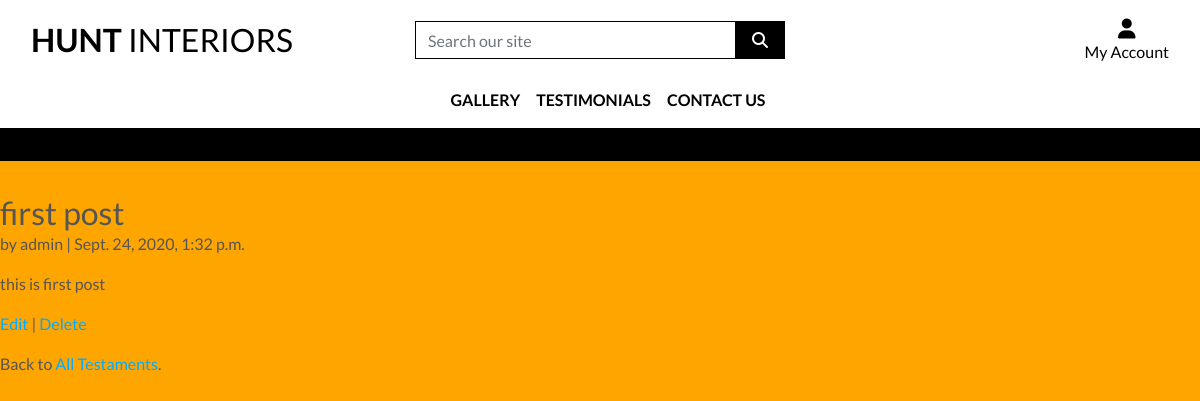
Page /testaments/1/ (signed in) on the committed database.
### testaments/models.py (models this page shows, shortened)
class Testament(models.Model):
    title = models.CharField(max_length=255)
    body = models.TextField()
    date = models.DateTimeField(auto_now_add=True)
    author = models.ForeignKey(get_user_model(), on_delete=models.CASCADE,)

### testaments/views.py (the view)
class TestamentDetailView(LoginRequiredMixin, DetailView):
    model = Testament
    template_name = 'testaments/testament_detail.html'
    login_url = 'login'

### testaments/templates/testaments/testament_detail.html (shortened to what this page needs)
<!DOCTYPE html>
{% extends 'base.html' %}
{% block page_header %}
    <div class="container header-container">
    </div>
{% endblock %}
{% block content %}
<div class="testament-entry">
<h2>{{ object.title }}</h2>
<p>by {{ object.author }} | {{ object.date }}</p>
<p>{{ object.body }}</p>
</div>
<p><a href="{% url 'testament_edit' testament.pk %}">Edit</a> |
<a href="{% url 'testament_delete' testament.pk %}">Delete</a></p>
<p>Back to <a href="{% url 'testament_list' %}">All Testaments</a>.</p>
{% endblock content %}

### static/css/base.css (style rules this page uses)
html { height: 100%; }
body { background-color: orange; background-size: cover; height: calc(100vh - 164px); color: #555; font-family: 'Lato'; }
a { color:#00abff; text-decoration:none; }
h2 { font-weight:normal; margin:30px 0 0; }
@media (min-width: 1200px) { .container { max-width: 80%; } }
@media (min-width: 992px) { .header-container { padding-top: 164px; } }

### rows in the picture
Testament: title "first post", author "admin", date "Sept. 24, 2020, 1:32 p.m.", body "this is first post"
